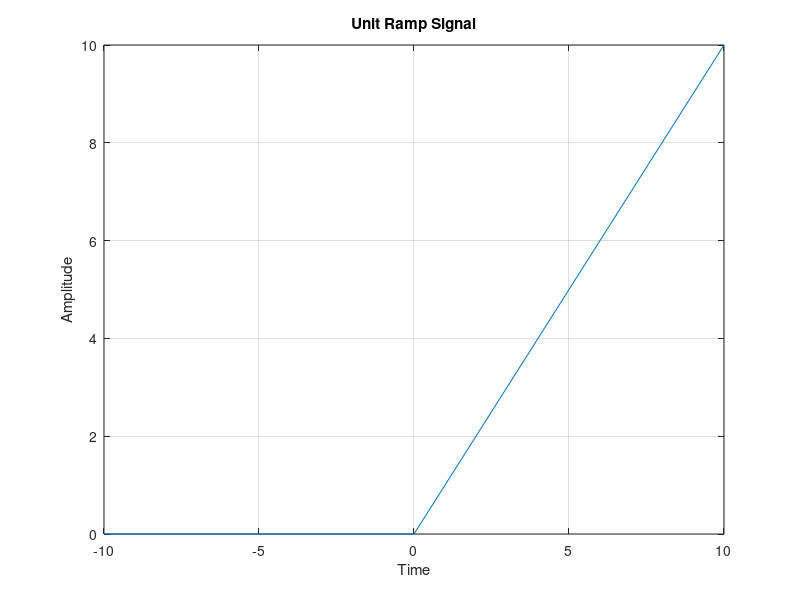

MATLAB code for this plot:
%unit ramp
% Time values
t = -10:10;
u=[zeros(1,10) 1 ones(1,10)];

% Create the unit ramp signal
r = t .*u;

% Plot the unit ramp signal
plot(t, r);
xlabel('Time');
ylabel('Amplitude');
title('Unit Ramp Signal');
grid on;